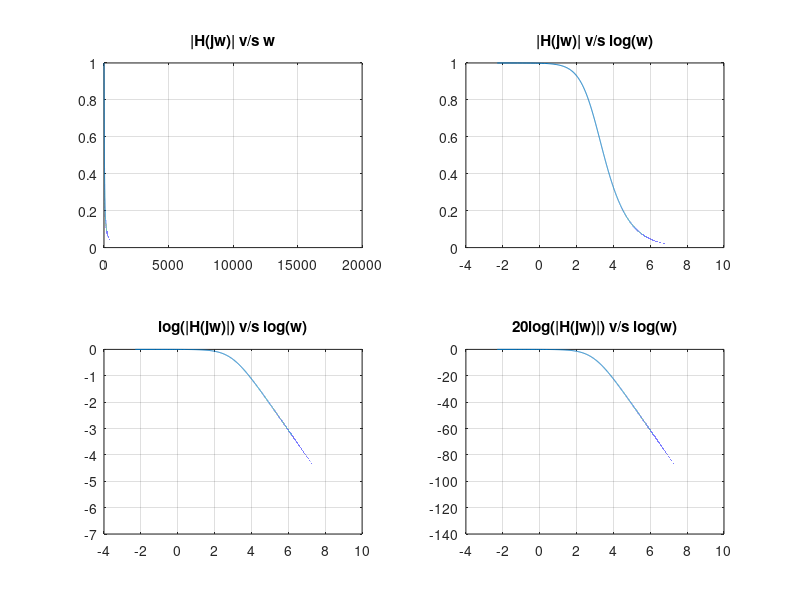

Recreate this plot in MATLAB.
clear all;
close all;
clc;
%-----------------------------------------

w=0:0.1:15000;
logw=log(w);
r=10000;
c=5.3*10^(-6);
h=1./((1+(r*c*w).^2).^(0.5));
logh=log(h);
figure;
subplot(2,2,1);
plot(w,h);grid on;
title('|H(jw)| v/s w');

subplot(2,2,2);
plot(logw,h);grid on;
title('|H(jw)| v/s log(w)');

subplot(2,2,3);
plot(logw,logh);grid on;
title('log(|H(jw)|) v/s log(w)');

subplot(2,2,4);
plot(logw,20*logh);grid on;
title('20log(|H(jw)|) v/s log(w)');
